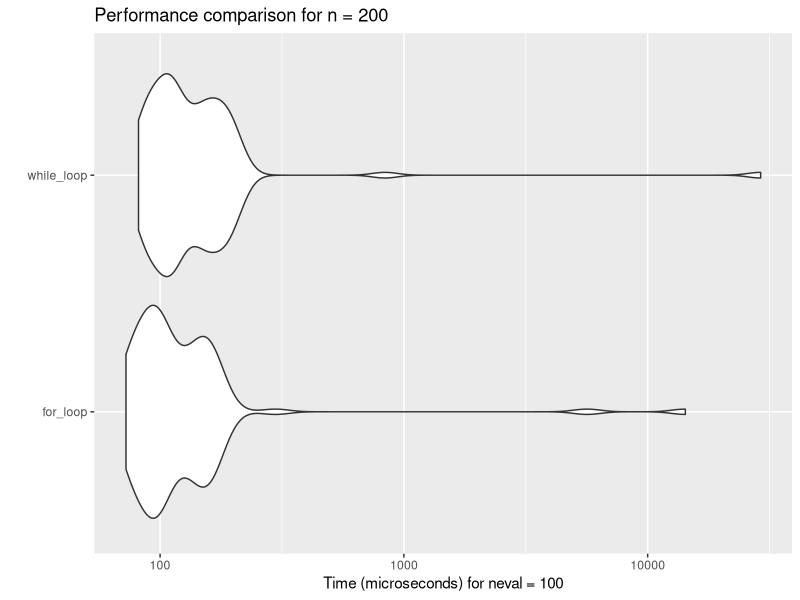
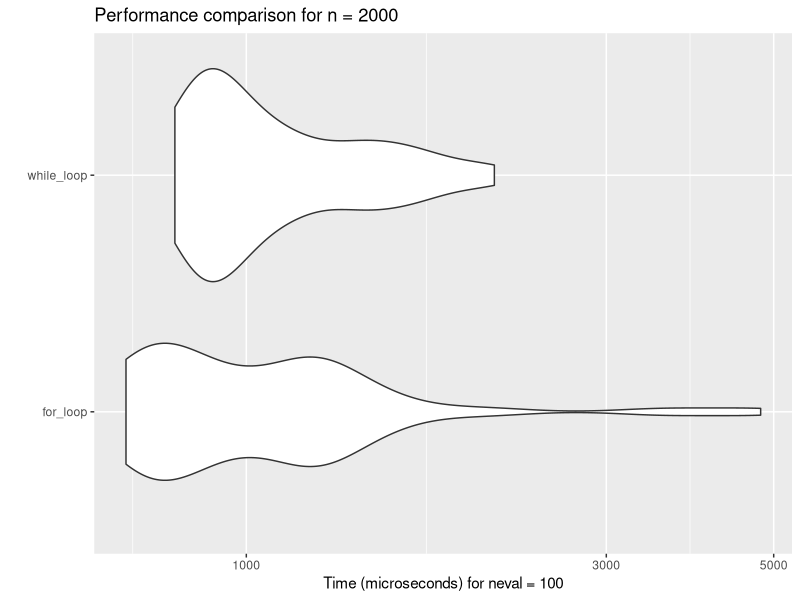
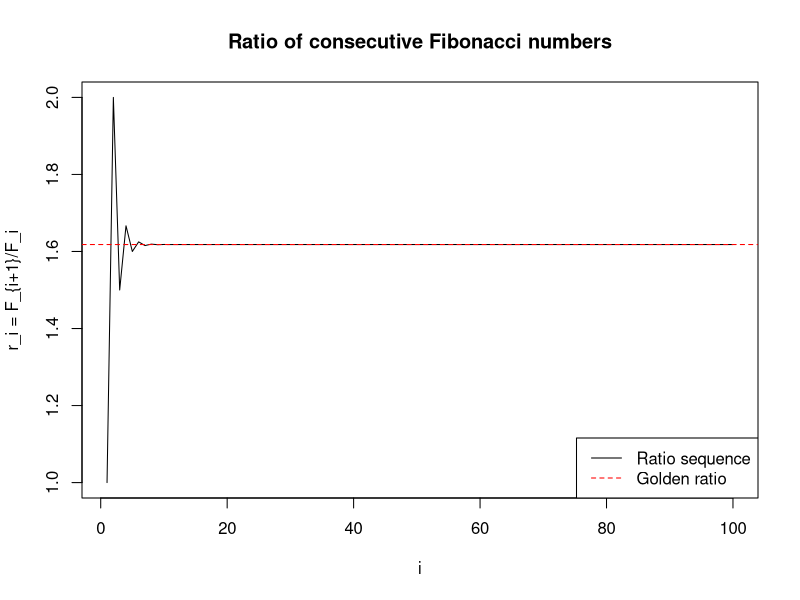
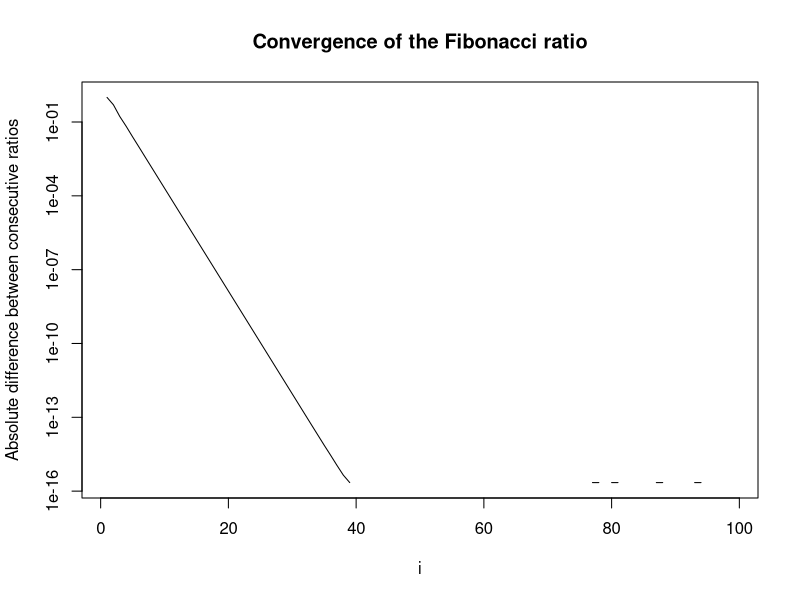
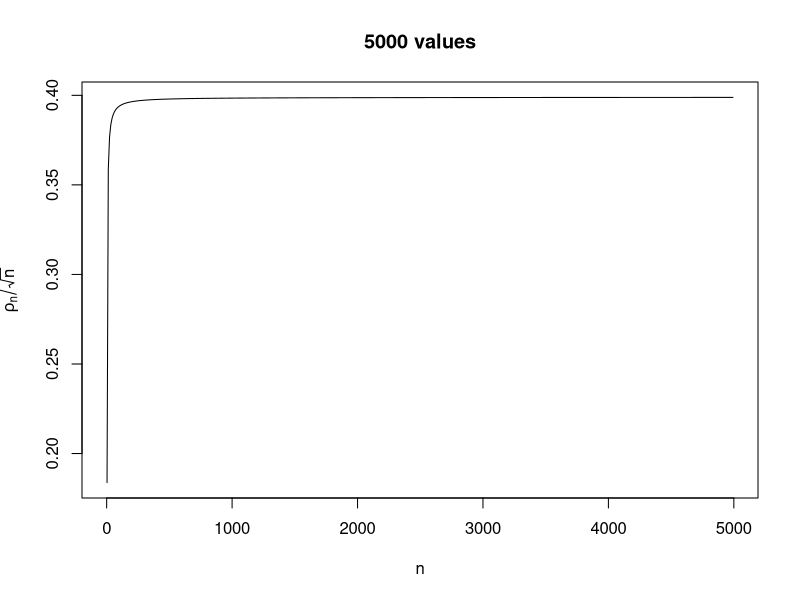
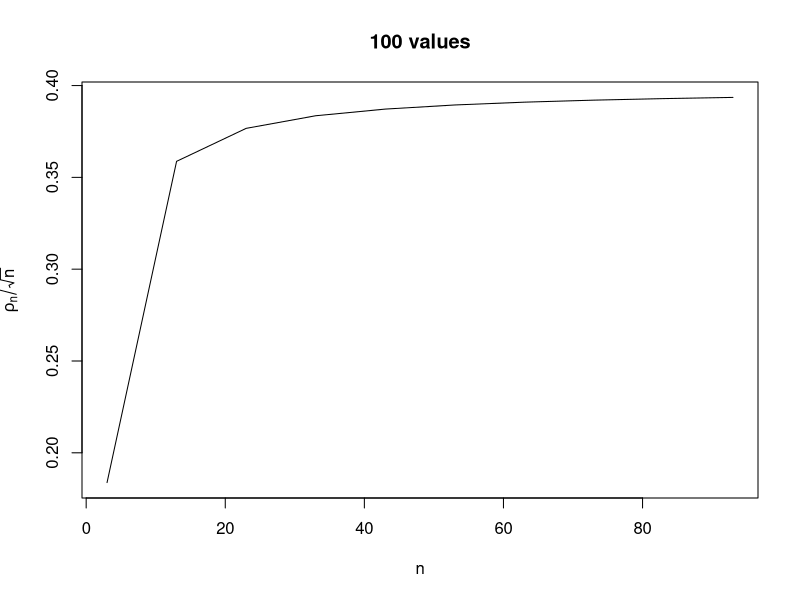
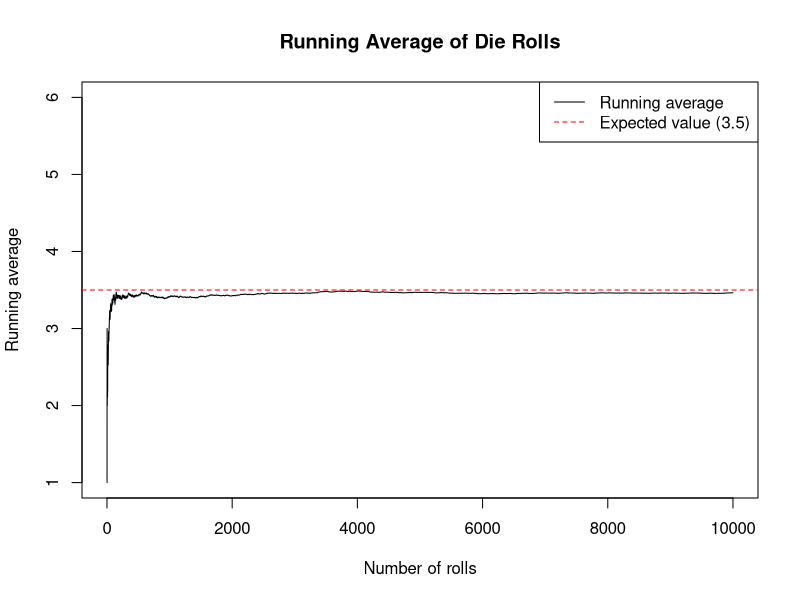
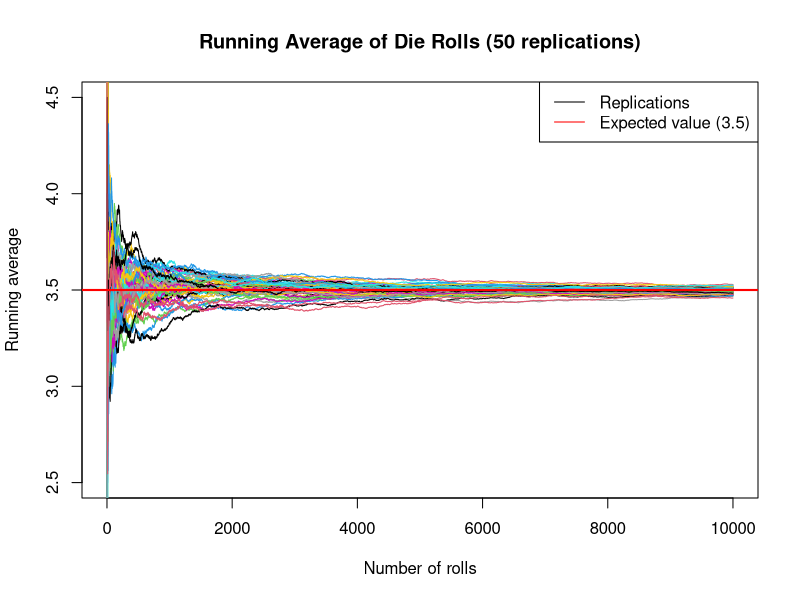

The R source for these figures, in order: (Note: this script raises an error after producing the figures.)
## ---- chunk 1
knitr::opts_chunk$set(echo = TRUE)
## ---- chunk 2
# Function using for loop
fibonacci_ratio_for <- function(n) {
  # Initialize the first two Fibonacci numbers
  fib <- c(1, 1)
  
  # Calculate the remaining Fibonacci numbers up to n+1
  for (i in 3:(n+1)) {
    fib[i] <- fib[i-1] + fib[i-2]
  }
  
  # Calculate the ratios
  ratios <- fib[2:(n+1)] / fib[1:n]
  
  return(ratios)
}

# Function using while loop
fibonacci_ratio_while <- function(n) {
  # Initialize the first two Fibonacci numbers
  fib <- c(1, 1)
  
  # Calculate the remaining Fibonacci numbers up to n+1
  i <- 3
  while (i <= n+1) {
    fib[i] <- fib[i-1] + fib[i-2]
    i <- i + 1
  }
  
  # Calculate the ratios
  ratios <- fib[2:(n+1)] / fib[1:n]
  
  return(ratios)
}
## ---- chunk 3
# Load the microbenchmark package
library(microbenchmark)

# Benchmark for n = 200
benchmark_200 <- microbenchmark(
  for_loop = fibonacci_ratio_for(200),
  while_loop = fibonacci_ratio_while(200),
  times = 100
)

print(benchmark_200)

# Benchmark for n = 2000
benchmark_2000 <- microbenchmark(
  for_loop = fibonacci_ratio_for(2000),
  while_loop = fibonacci_ratio_while(2000),
  times = 100
)

print(benchmark_2000)
## ---- chunk 4
library(ggplot2)

# Plot for n = 200
autoplot(benchmark_200) + 
  ggtitle("Performance comparison for n = 200")

# Plot for n = 2000
autoplot(benchmark_2000) + 
  ggtitle("Performance comparison for n = 2000")
## ---- chunk 5
# Calculate the sequence for n = 100
ratios_100 <- fibonacci_ratio_for(100)

# Plot the sequence
plot(1:100, ratios_100, type = "l", 
     xlab = "i", ylab = "r_i = F_{i+1}/F_i",
     main = "Ratio of consecutive Fibonacci numbers")

# Add a horizontal line at the golden ratio
abline(h = (1 + sqrt(5))/2, col = "red", lty = 2)
legend("bottomright", legend = c("Ratio sequence", "Golden ratio"), 
       col = c("black", "red"), lty = c(1, 2))

# Calculate the differences between consecutive ratios
diffs <- diff(ratios_100)
plot(1:99, abs(diffs), type = "l", log = "y",
     xlab = "i", ylab = "Absolute difference between consecutive ratios",
     main = "Convergence of the Fibonacci ratio")
## ---- chunk 6
# Print the first 20 ratios
data.frame(
  i = 1:20,
  ratio = ratios_100[1:20],
  difference_from_golden_ratio = abs(ratios_100[1:20] - (1 + sqrt(5))/2)
)

# Calculate the golden ratio
golden_ratio <- (1 + sqrt(5))/2
print(paste("Golden ratio:", golden_ratio))

# Calculate when the sequence is within 1e-10 of the golden ratio
convergence_index <- min(which(abs(ratios_100 - golden_ratio) < 1e-10))
print(paste("The sequence converges to within 1e-10 of the golden ratio at i =", convergence_index))
## ---- chunk 7
n_calculation <- function(n){
 result <- (gamma((n - 1)/2))/(gamma(1/2) * gamma((n-2)/2))
  print(result)
}

n_calculation(20)
## ---- chunk 8

n_calculation(2000)
## ---- chunk 9
n_calculation_numerator <- function(n){
 result <- (gamma((n - 1)/2))
  print(result)
}

n_calculation_denominator <- function(n){
 result <- (gamma(1/2) * gamma((n-2)/2))
  print(result)
}
cat("Numerator result for n = 200: \n")
n_calculation_numerator(200)
cat("Denominator result for n = 200: \n")
n_calculation_denominator(200)

cat("Numerator result for n = 2000: \n")
n_calculation_numerator(2000)
cat("Denominator result for n = 2000: \n")
n_calculation_denominator(2000)
## ---- chunk 10
n_calculation_logarithmic <- function(n){
 result_numerator <- (lgamma((n - 1)/2))
 result_denominator <- (lgamma(1/2) + lgamma((n-2)/2))
 final_result <- exp(result_numerator - result_denominator)
  print(final_result) 
}

cat("Numerator result for n = 200: \n")
n_calculation_logarithmic(200)


cat("Numerator result for n = 2000: \n")
n_calculation_logarithmic(2000)
## ---- chunk 11
n_calculation_logarithmic <- function(n){
 result_numerator <- (lgamma((n - 1)/2))
 result_denominator <- (lgamma(1/2) + lgamma((n-2)/2))
 result_gamma <- exp(result_numerator - result_denominator)
 result_sqrt <- sqrt(n)
 return(result_gamma / result_sqrt)
}
 
n_values_5000 <- seq(3, 5000, by = 10)
ratio_values_5000 <- sapply(n_values_5000, n_calculation_logarithmic)

plot(n_values_5000, ratio_values_5000, 
     type = "l", 
     xlab = "n", 
     ylab = expression(rho[n] / sqrt(n)),
     main = "5000 values")

n_values_100 <- seq(3, 100, by = 10)
ratio_values_100 <- sapply(n_values_100, n_calculation_logarithmic)

plot(n_values_100, ratio_values_100, 
     type = "l", 
     xlab = "n", 
     ylab = expression(rho[n] / sqrt(n)),
     main = "100 values")
## ---- chunk 12
# Set seed for reproducibility
set.seed(42)

# Number of rolls
n <- 10000

# Simulate rolling a fair die n times using vectorized function
rolls <- sample(1:6, n, replace = TRUE)

# Compute cumulative mean after each roll
cumulative_means <- cumsum(rolls) / (1:n)

# Plot the running average against the number of rolls
plot(1:n, cumulative_means, type = "l", 
     xlab = "Number of rolls", ylab = "Running average",
     main = "Running Average of Die Rolls",
     ylim = c(1, 6))

# Add a horizontal line at the expected value
abline(h = 3.5, col = "red", lty = 2)
legend("topright", legend = c("Running average", "Expected value (3.5)"), 
       col = c("black", "red"), lty = c(1, 2))
## ---- chunk 13
# Set seed for reproducibility
set.seed(123)

# Number of replications
M <- 50

# Matrix to store running averages for each replication
running_averages <- matrix(NA, nrow = M, ncol = n)

# For loop to replicate the experiment M times
for (i in 1:M) {
  # Simulate rolling a die n times
  rolls <- sample(1:6, n, replace = TRUE)
  
  # Compute cumulative mean after each roll
  running_averages[i, ] <- cumsum(rolls) / (1:n)
}

# Plot all 50 paths
plot(1:n, running_averages[1, ], type = "l", 
     xlab = "Number of rolls", ylab = "Running average",
     main = "Running Average of Die Rolls (50 replications)",
     ylim = c(2.5, 4.5), col = 1)

# Add the remaining 49 paths
for (i in 2:M) {
  lines(1:n, running_averages[i, ], col = i)
}

# Add a horizontal line at the expected value
abline(h = 3.5, col = "red", lwd = 2)
legend("topright", legend = c("Replications", "Expected value (3.5)"), 
       col = c("black", "red"), lty = c(1, 1))
## ---- chunk 14
# Calculate absolute differences from expected value
abs_diff <- abs(running_averages - 3.5)

# Calculate mean absolute difference for each n
mean_abs_diff <- colMeans(abs_diff)

# Plot mean absolute difference
plot(1:n, mean_abs_diff, type = "l", 
     xlab = "Number of rolls", ylab = "Mean absolute difference from expected value",
     main = "Convergence to Expected Value")
## ---- chunk 15
# Set seed for reproducibility
set.seed(456)

# Epsilon value
epsilon <- 0.01

# Initialize variables
n_current <- 0
proportion_outside <- 1

# Matrix to store running averages
running_averages <- matrix(NA, nrow = M, ncol = 1)

while (proportion_outside >= 0.05) {
  # Increment n
  n_current <- n_current + 100
  
  # Resize the matrix if needed
  if (ncol(running_averages) < n_current) {
    running_averages <- cbind(running_averages, matrix(NA, nrow = M, ncol = 100))
  }
  
  # Update running averages for all replications
  for (i in 1:M) {
    # Generate new rolls
    new_rolls <- sample(1:6, 100, replace = TRUE)
    
    # If this is the first iteration, initialize
    if (n_current == 100) {
      running_averages[i, 1:100] <- cumsum(new_rolls) / (1:100)
    } else {
      # Calculate the sum up to n_current - 100
      prev_sum <- running_averages[i, n_current - 100] * (n_current - 100)
      
      # Add new rolls and calculate new running averages
      new_sums <- prev_sum + cumsum(new_rolls)
      running_averages[i, (n_current - 99):n_current] <- new_sums / ((n_current - 99):n_current)
    }
  }
  
  # Check how many replications are outside the epsilon interval at n_current
  outside_epsilon <- sum(abs(running_averages[, n_current] - 3.5) > epsilon)
  proportion_outside <- outside_epsilon / M
  
  # Print progress
  cat("n =", n_current, "- Proportion outside epsilon:", proportion_outside, "\n")
}

# Final value of n
cat("The loop terminated at n =", n_current, "with proportion outside epsilon =", proportion_outside, "\n")
## ---- chunk 16
# Set seed for reproducibility
set.seed(789)

# Matrix to store running averages for Cauchy distribution
cauchy_averages <- matrix(NA, nrow = M, ncol = n)

# For loop to replicate the experiment M times
for (i in 1:M) {
  # Simulate from standard Cauchy distribution
  cauchy_samples <- rcauchy(n)
  
  # Compute cumulative mean after each sample
  cauchy_averages[i, ] <- cumsum(cauchy_samples) / (1:n)
}

# Plot all 50 paths
plot(1:n, cauchy_averages[1, ], type = "l", 
     xlab = "Number of samples", ylab = "Running average",
     main = "Running Average of Cauchy Samples (50 replications)",
     ylim = c(-10, 10), col = 1)

# Add the remaining 49 paths
for (i in 2:M) {
  lines(1:n, cauchy_averages[i, ], col = i)
}

# Zoom in to see more detail
plot(1:n, cauchy_averages[1, ], type = "l", 
     xlab = "Number of samples", ylab = "Running average",
     main = "Running Average of Cauchy Samples (Zoomed)",
     ylim = c(-3, 3), col = 1)

for (i in 2:M) {
  lines(1:n, cauchy_averages[i, ], col = i)
}
## ---- chunk 17
simulate_die_rolls <- function(n) {
  die_rolls <- sample(1:6, size = n, replace = TRUE)
  mean(die_rolls)
}


cat("Mean of 100 rolls:", simulate_die_rolls(100),"\n")
cat("Mean of 1000 rolls:", simulate_die_rolls(1000),"\n")
cat("Mean of 10000 rolls:", simulate_die_rolls(10000),"\n")
## ---- chunk 18
M <- 100
sample_sizes <- c(100, 1000, 10000)
all_means <- list()

for (n in sample_sizes) {
  means <- numeric(M)
  
  for (i in 1:M) {
    means[i] <- simulate_die_rolls(n)
  }
  
  all_means[[as.character(n)]] <- means
}
print("First 5 means for n=100:")
print(head(all_means[["100"]], 5))
print("First 5 means for n=1000:")
print(head(all_means[["1000"]], 5))
print("First 5 means for n=10000:")
print(head(all_means[["10000"]], 5))
## ---- chunk 19
for (n in sample_sizes) {
  
  hist(all_means[[as.character(n)]],
       main = paste("n =", n),
       xlab = "Sample Mean",
       xlim = c(3, 4),  
       breaks = 20,
       freq = FALSE)
}
## ---- chunk 20
mu <- (1 + 2 + 3 + 4 + 5 + 6) / 6
cat("Calculated mean: ", mu, "\n")
## ---- chunk 21
variance <- ((1^2 + 2^2 + 3^2 + 4^2 + 5^2 + 6^2)/6) - mu^2
cat("Calculated variance: ", variance, "\n")
## ---- chunk 22
mu <- 3.5
sigma_sq <- 35/12
simulate_zn <- function(n, M) {
  zn_values <- numeric(M)
  for (i in 1:M) {
    sample <- sample(1:6, size = n, replace = TRUE)
    sample_mean <- mean(sample)
    zn <- (sample_mean - mu) / sqrt(sigma_sq/n)
    zn_values[i] <- zn
  }
  return(zn_values)
}

sample_sizes <- c(100, 1000, 10000)
replications <- c(100, 1000, 10000)

for (n in sample_sizes) {
  for (M in replications) {
    zn <- simulate_zn(n, M)
    hist(zn, 
         main = paste("n =", n, ", M =", M),
         xlab = expression(Z[n]),
         freq = FALSE)
  }
}
## ---- chunk 23
x_transformation <- function(){
  #seed for reproducibility
  set.seed(1)  
  
  #initialize x and z from normal distribution (100 values)
  x <- rnorm(100)      
  z <- rnorm(100)      
  
  #4 iterations of transformation
  for(i in 1:4){      
    
    #prevent diminishing values of x
    threshold <- i * 0.001
    if(sum(x >= threshold) < i) stop(paste("Step", i, "requires", i, "obs >= ", thr))
    
    #fit linear model of x on z
    fit <- lm(x ~ z)
    
    #update x with sin(residuals), scale and add offset
    x <- i * sin(fit$residuals) + 0.01 * i  
  }
  #return transformed x
  return(x)
}

x_transformation()
## ---- chunk 24
# seed for reproducibility
set.seed(1)


lm_cv_4fold <- function(){
  #initialize x and y from normal distribution (1000 values)
  x <- rnorm(1000)
  y <- 2 + x + rnorm(1000)
  df <- data.frame(x, y)
  r <- c()
  
  for(i in 1:4){
    # test set is the i-th quarter
    test <- ((i-1)*250+1):(i*250)
    
    # fit linear model on training set
    fit <- lm(y ~ x, data = df[-test,])
    
    #predict y at test_indices
    p <- predict(fit, newdata = df[test,])
    
    #calculate RMSE and append
    r <- c(r, sqrt(mean((df$y[test] - p)^2)))
  }
  return(r)
}
lm_cv_4fold()
## ---- chunk 25
kwtest <- function(x, g, ...) {
  if (is.list(x)) {
    if (length(x) < 2L)
      stop("'x' must be a list with at least 2 elements")
    if (!missing(g))
    warning("'x' is a list, so ignoring argument 'g'")
    if (!all(sapply(x, is.numeric)))
    warning("some elements of 'x' are not numeric and will be coerced to numeric")
    k <- length(x)
    l <- lengths(x)
    if (any(l == 0L))
    stop("all groups must contain data")
    g <- factor(rep.int(seq_len(k), l))
    x <- unlist(x)
  }
  else{
    if (length(x) != length(g))
    stop("'x' and 'g' must have the same length")
    g <- factor(g)
    k <- nlevels(g)
    if (k < 2L)
    stop("all observations are in the same group")
  }
  
  n <- length(x)
  if (n < 2L)
    stop("not enough observations")
  
  r <- rank(x)
  TIES <- table(x)
  
  STATISTIC <- sum(tapply(r, g, sum)^2/tapply(r, g, length))
  STATISTIC <- ((12 * STATISTIC/(n * (n + 1)) - 3 * (n + 1))/(1 -
  sum(TIES^3 - TIES)/(n^3 - n)))
  
  PARAMETER <- k - 1L
  PVAL <- pchisq(STATISTIC, PARAMETER, lower.tail = FALSE)
  
  names(STATISTIC) <- "Kruskal-Wallis chi-squared"
  names(PARAMETER) <- "df"
  
  RVAL <- list(statistic = STATISTIC, parameter = PARAMETER,
  p.value = PVAL, method = "Kruskal-Wallis rank sum test")
}
## ---- chunk 26
group1 <- c(8.1, 8.5, 8.3)
group2 <- c(9.2, 9.4, 9.1)
group3 <- c(8.9, 9.0, 9.1)

result_list <- kwtest(list(group1, group2, group3))
result_list
## ---- chunk 27
x <- c(8.1, 8.5, 8.3, 9.2, 9.4, 9.1, 8.9, 9.0, 9.1)
g <- c(1, 1, 1, 2, 2, 2, 3, 3, 3)

result_vector <- kwtest(x, g)
result_vector
## ---- chunk 28
kwtest_num <- function(x, g, ...) {
  if (length(x) != length(g))
    stop("'x' and 'g' must have the same length")
  if(!is.numeric(x)) 
    stop("'x' must be numeric")
  g <- factor(g)
  k <- nlevels(g)
  if (k < 2L)
    stop("all observations are in the same group")
  
  n <- length(x)
  if (n < 2L)
    stop("not enough observations")
  
  r <- rank(x)
  TIES <- table(x)
  
  rank_sums = tapply(r, g, sum)
  group_sizes = tapply(r, g, length)
  
  STATISTIC <- sum(rank_sums^2/group_sizes)
  STATISTIC <- ((12 * STATISTIC/(n * (n + 1)) - 3 * (n + 1)))
  
  # Adjust for ties
  STATISTIC <- STATISTIC / (1 - sum(TIES^3 - TIES)/(n^3 - n))
  
  PARAMETER <- k - 1L
  PVAL <- pchisq(STATISTIC, PARAMETER, lower.tail = FALSE)
  
  names(STATISTIC) <- "Kruskal-Wallis chi-squared"
  names(PARAMETER) <- "df"
  
  RVAL <- list(statistic = STATISTIC, parameter = PARAMETER,
  p.value = PVAL, method = "Kruskal-Wallis rank sum test")
  
  return (RVAL)
}
## ---- chunk 29
kwtest_num(x, g)
## ---- chunk 30
set.seed(1234)
m <- 1000 # number of repetitions
n <- 50 # number of individuals
X <- matrix(rt(m * n, df = 10), nrow = m)
grp <- rep(1:3, c(20, 20, 10))
## ---- chunk 31
repeated_kwtest <- function(X, g) {
  res <- apply(X, 1, function(x) {
    stat <- stats:::kruskal.test.default(x, g)
    return(stat$statistic)
  }
  )
  return(res)
}

repeated_kwtest(X, grp)[1:10] # only show first 10 results as example
## ---- chunk 32
repeated_kwtest_opt <- function(X, g) {
  res <- apply(X, 1, function(x) {
    stat <- kwtest_opt(x, g)
    return(stat$statistic)
  }
  )
  return(res)
}

repeated_kwtest_opt(X, grp)[1:10] # only show first 10 results as example
## ---- chunk 33
library(microbenchmark)

runtime <- microbenchmark(
  repeated_kwtest(X, grp),
  times = 20
)
runtime_opt <- microbenchmark(
  repeated_kwtest_opt(X, grp),
  times = 20
)

print(runtime)
print(runtime_opt)

# Plot the results
autoplot(runtime) + ggtitle("Benchmark for original kwtest function")
autoplot(runtime_opt) + ggtitle("Benchmark for optimized kwtest function")
## ---- chunk 34
kwtest_vec <- function(x, g, ...) {
  if (length(x) != length(g))
    stop("'x' and 'g' must have the same length")
  if(!is.numeric(x)) 
    stop("'x' must be numeric")
  g <- factor(g)
  k <- nlevels(g)
  if (k < 2L)
    stop("all observations are in the same group")
  
  n <- length(x)
  if (n < 2L)
    stop("not enough observations")
  
  r <- rank(x)
  TIES <- table(x)
  
  rank_sums = rowsum(r, g)
  group_sizes = table(g)
  
  STATISTIC <- sum(rank_sums[,1]^2/group_sizes)
  STATISTIC <- ((12 * STATISTIC/(n * (n + 1)) - 3 * (n + 1))/(1 -
  sum(TIES^3 - TIES)/(n^3 - n)))
  
  PARAMETER <- k - 1L
  PVAL <- pchisq(STATISTIC, PARAMETER, lower.tail = FALSE)
  
  names(STATISTIC) <- "Kruskal-Wallis chi-squared"
  names(PARAMETER) <- "df"
  
  RVAL <- list(statistic = STATISTIC, parameter = PARAMETER,
  p.value = PVAL, method = "Kruskal-Wallis rank sum test")
  
  return (RVAL)
}

repeated_kwtest_vec <- function(X, g) {
  res <- apply(X, 1, function(x) {
    stat <- kwtest_vec(x, g)
    return(stat$statistic)
  }
  )
  return(res)
}

## ---- chunk 35
runtime_vec <- microbenchmark(
  repeated_kwtest_vec(X, grp),
  times = 20
)

print(runtime_vec)

autoplot(runtime_vec) + ggtitle("Benchmark for vectorized kwtest function")
